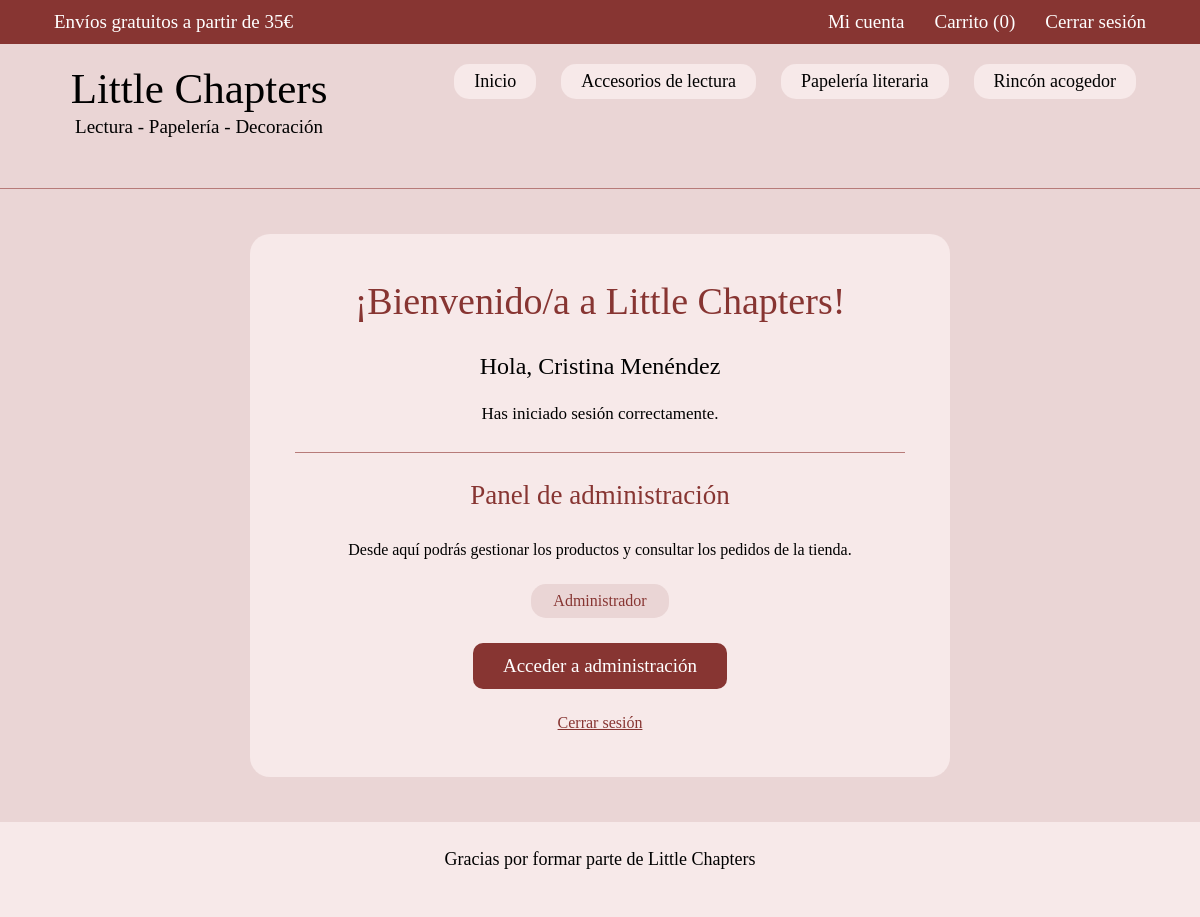
Page /inicio.php (signed in) on the committed database.
### tables this page shows
CREATE TABLE IF NOT EXISTS `categoria` (
  `id_categoria` int(11) NOT NULL AUTO_INCREMENT,
  `nombre` varchar(100) NOT NULL,
  `descripcion` text DEFAULT NULL,
  PRIMARY KEY (`id_categoria`)
);

### inicio.php (the view, shortened to what this page needs)
<?php
require_once "conexion.php";
$sql = "SELECT * FROM categoria";
$consulta = $conexion->query($sql);
$categorias = $consulta->fetchAll();
?>
<!DOCTYPE html>
<html lang="es">
<head>
    <link rel="stylesheet" href="estilos.css">
    <link rel="stylesheet" href="estilos_catalogo.css">
</head>
<body class="pagina-catalogo">
    <div class="franja-superior">
        <p>Envíos gratuitos a partir de 35€</p>
        <div class="enlaces-superiores">
            <a href="inicio.php">Mi cuenta</a>
            <a href="#">Carrito (0)</a>
            <a href="cerrar_sesion.php">Cerrar sesión</a>
        </div>
    </div>
    <header class="cabecera-catalogo">
        <div class="logo-catalogo">
            <h1>Little Chapters</h1>
            <p>Lectura - Papelería - Decoración</p>
        </div>
        <div class="navegacion-catalogo">
            <nav class="menu-catalogo">
                <a href="catalogo.php">Inicio</a>
                <?php foreach ($categorias as $categoria) { ?>
                    <a href="catalogo.php?id_categoria=<?php echo $categoria["id_categoria"]; ?>">
                        <?php echo htmlspecialchars($categoria["nombre"]); ?>
                    </a>
                <?php } ?>
            </nav>
        </div>
    </header>
    <main class="cuenta-main">
        <div class="cuenta-tarjeta">
            <?php if ($_SESSION["rol"] == "admin") { ?>
                <h2>¡Bienvenido/a a Little Chapters!</h2>
                <p class="cuenta-saludo">
                    Hola, <?php echo htmlspecialchars($_SESSION["nombre"]); ?>
                </p>
                <p class="cuenta-mensaje">
                    Has iniciado sesión correctamente.
                </p>
                <div class="cuenta-separador"></div>
                <h3>Panel de administración</h3>
                <p>
                    Desde aquí podrás gestionar los productos y consultar los pedidos de la tienda.
                </p>
                <span class="cuenta-rol">Administrador</span>
                <a class="cuenta-boton" href="prueba_admin.php">
                    Acceder a administración
                </a>
            <?php } ?>
            <a class="cuenta-cerrar" href="cerrar_sesion.php">
                Cerrar sesión
            </a>
        </div>
    </main>
    <footer class="pie-catalogo">
        <div class="novedades-catalogo">
            <div class="texto-novedades">
                <p>Gracias por formar parte de Little Chapters</p>
            </div>
        </div>
    </footer>
</body>
</html>

### estilos.css (style rules this page uses)
body { margin: 6px; background-color: #f5f5f5; font-family: Arial, sans-serif; }
header { background-color: #f7e8e8; border-top: 30px solid #e8d5d5; padding: 15px 42px; display: flex; align-items: center; justify-content: space-between; }
nav { display: flex; gap: 45px; }
nav a { text-decoration: none; color: black; }
main { background-color: #ead6d6; min-height: 642px; display: flex; justify-content: center; padding: 24px 15px 28px; }
body { margin: 0; background-color: #ead5d5; font-family: Georgia, serif; }
.pagina-catalogo { margin: 8px; background-color: #f5f5f5; font-family: Georgia, serif; }
.pagina-catalogo * { box-sizing: border-box; }
.pagina-catalogo .franja-superior { height: 44px; background-color: #873532; color: white; display: flex; justify-content: space-between; align-items: center; padding: 0 5%; }
.pagina-catalogo .franja-superior p { margin: 0; font-size: 19px; }
.pagina-catalogo .enlaces-superiores { display: flex; align-items: center; gap: 30px; }
.pagina-catalogo .enlaces-superiores a { color: white; text-decoration: none; font-size: 19px; }
.pagina-catalogo header.cabecera-catalogo { min-height: 145px; background-color: #ead5d5; border: none; border-bottom: 1px solid #b77b79; display: flex; align-items: flex-start; padding: 20px 4.5%; gap: 30px; }
.pagina-catalogo .logo-catalogo { width: 290px; flex-shrink: 0; text-align: center; }
.pagina-catalogo .logo-catalogo h1 { font-size: 43px; font-weight: normal; margin: 0; }
.pagina-catalogo .logo-catalogo p { font-size: 19px; margin: 3px 0 0; }
.pagina-catalogo .navegacion-catalogo { flex: 1; min-width: 0; }
.pagina-catalogo .menu-catalogo { display: flex; justify-content: space-between; align-items: center; gap: 15px; }
.pagina-catalogo .menu-catalogo a { background-color: #f7e9e9; color: black; text-decoration: none; text-align: center; font-size: 18px; white-space: nowrap; padding: 7px 20px; border-radius: 15px; }
.pagina-catalogo footer.pie-catalogo { background-color: #ead5d5; padding: 0 0 20px; }
.pagina-catalogo .novedades-catalogo { min-height: 75px; background-color: #f7e9e9; display: flex; justify-content: space-around; align-items: center; padding: 12px 3%; gap: 20px; }
.pagina-catalogo .texto-novedades { display: flex; align-items: center; gap: 8px; }
.pagina-catalogo .texto-novedades p { font-size: 18px; margin: 0; white-space: nowrap; }
.pagina-catalogo .cuenta-main { min-height: 550px; background-color: #ead5d5; display: flex; justify-content: center; align-items: center; padding: 45px 20px; box-sizing: border-box; }
.pagina-catalogo .cuenta-tarjeta { width: 700px; max-width: 100%; background-color: #f7e9e9; padding: 45px; border-radius: 20px; text-align: center; box-sizing: border-box; }
.pagina-catalogo .cuenta-tarjeta h2 { color: #873532; font-family: Georgia, serif; font-size: 38px; font-weight: normal; margin: 0 0 25px; }
.pagina-catalogo .cuenta-saludo { font-size: 24px; margin-bottom: 10px; }
.pagina-catalogo .cuenta-mensaje { font-size: 17px; }
.pagina-catalogo .cuenta-separador { height: 1px; background-color: #b77b79; margin: 25px 0; }
.pagina-catalogo .cuenta-tarjeta h3 { color: #873532; font-family: Georgia, serif; font-size: 27px; font-weight: normal; }
.pagina-catalogo .cuenta-tarjeta p { line-height: 1.5; }
.pagina-catalogo .cuenta-rol { display: block; width: fit-content; margin: 22px auto; padding: 8px 22px; background-color: #ead5d5; color: #873532; border-radius: 15px; font-size: 16px; }
.pagina-catalogo .cuenta-boton { display: block; width: fit-content; margin: 25px auto 15px; padding: 12px 30px; background-color: #873532; color: white; text-decoration: none; border-radius: 10px; font-family: Georgia, serif; font-size: 19px; }
.pagina-catalogo .cuenta-cerrar { display: inline-block; margin-top: 10px; color: #873532; font-size: 16px; }

### rows in the picture
categoria: nombre "Accesorios de lectura"
categoria: nombre "Papelería literaria"
categoria: nombre "Rincón acogedor"

### other values in the picture
$_SESSION["nombre"] "Cristina Menéndez"
